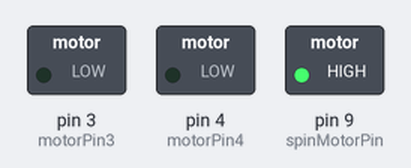
A sketch run on a simulated Arduino Uno, built for the host (arithmetic inside an expression is 32-bit, double 64-bit). On the bench: switched loads named in the sketch (green lamp = pin HIGH).

Above: at 0.1 s.
At 2.1 s:
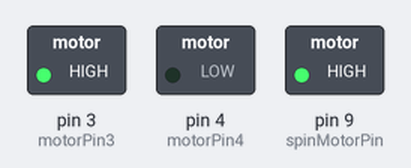
At 6.1 s:
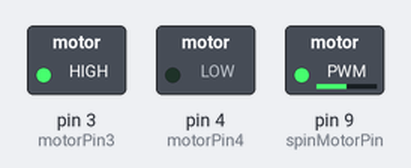
At 16.1 s:
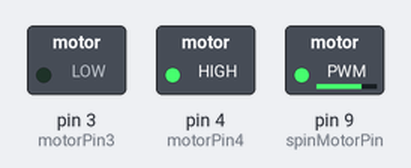
At 26.1 s:
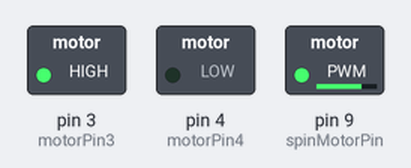
At 36.1 s:
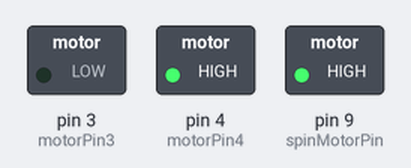
Timing chart, 0 to 39.5 s (numbered marks = the images above):
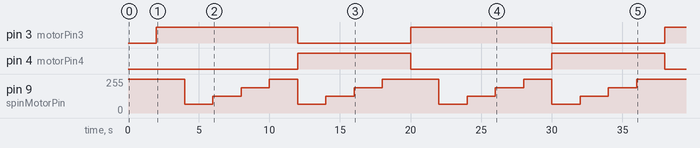

Measured:
- by itself, pin 3 (motorPin3): alternates HIGH for 10.0 s and LOW for 8.0 s
- by itself, pin 4 (motorPin4): alternates HIGH for 8.0 s and LOW for 10.0 s
- by itself, pin 9 (spinMotorPin): 255/255 → 64/255 at 4.0 s, → 127/255 2.0 s later, → 191/255 2.0 s later, → 255/255 2.0 s later, … (16 changes in this stretch)

The sketch:

ControlandoMotorDCComL293D.ino
```cpp
// Do not remove the include below
#include "ControlandoMotorDCComL293D.h"

//Perna 1 do motor 1
int motorPin3 = 3;

//Perna 2 do motor 2
int motorPin4 = 4;

//Pino para ativar o motor 1
int spinMotorPin = 9;

//The setup function is called once at startup of the sketch
void setup()
{

	pinMode(motorPin3, OUTPUT);
	pinMode(motorPin4, OUTPUT);
	pinMode(spinMotorPin, OUTPUT);

	//Ligando o motor
	digitalWrite(spinMotorPin, HIGH);
	delay(2000);

}

// The loop function is called in an endless loop
void loop()
{
	//Parar o Motor
	digitalWrite(motorPin3, LOW);
	digitalWrite(motorPin4, LOW);

	//Definindo Motor1
	//NUNCA COLOCAR OS DOIS COMO HIGH
	digitalWrite(motorPin3, HIGH);
	digitalWrite(motorPin4, LOW);

	delay(2000);

	//Ligando o motor em 25% da velocidade
	analogWrite(spinMotorPin, 64);
	//Aguardando 2s
	delay(2000);

	//Subindo a velocidade do motor para 50%
	analogWrite(spinMotorPin, 127);
	//Aguardando 2s
	delay(2000);

	//Subindo a velocidade do motor para 75%
	analogWrite(spinMotorPin, 191);
	//Aguardando 2s
	delay(2000);

	//Subindo a velocidade do motor para 100%
	analogWrite(spinMotorPin, 255);
	delay(2000);

	//Parar o Motor
	digitalWrite(motorPin3, LOW);
	digitalWrite(motorPin4, LOW);

	//Inverter o motor
	digitalWrite(motorPin3, LOW);
	digitalWrite(motorPin4, HIGH);

	//Ligando o motor em 25% da velocidade
		analogWrite(spinMotorPin, 64);
		//Aguardando 2s
		delay(2000);

		//Subindo a velocidade do motor para 50%
		analogWrite(spinMotorPin, 127);
		//Aguardando 2s
		delay(2000);

		//Subindo a velocidade do motor para 75%
		analogWrite(spinMotorPin, 191);
		//Aguardando 2s
		delay(2000);

		//Subindo a velocidade do motor para 100%
		analogWrite(spinMotorPin, 255);
		delay(2000);


}
```

ControlandoMotorDCComL293D.h
```cpp
// Only modify this file to include
// - function definitions (prototypes)
// - include files
// - extern variable definitions
// In the appropriate section

#ifndef _ControlandoMotorDCComL293D_H_
#define _ControlandoMotorDCComL293D_H_
#include "Arduino.h"
//add your includes for the project ControlandoMotorDCComL293D here


//end of add your includes here
#ifdef __cplusplus
extern "C" {
#endif
void loop();
void setup();
#ifdef __cplusplus
} // extern "C"
#endif

//add your function definitions for the project ControlandoMotorDCComL293D here


//Do not add code below this line
#endif /* _ControlandoMotorDCComL293D_H_ */
```
